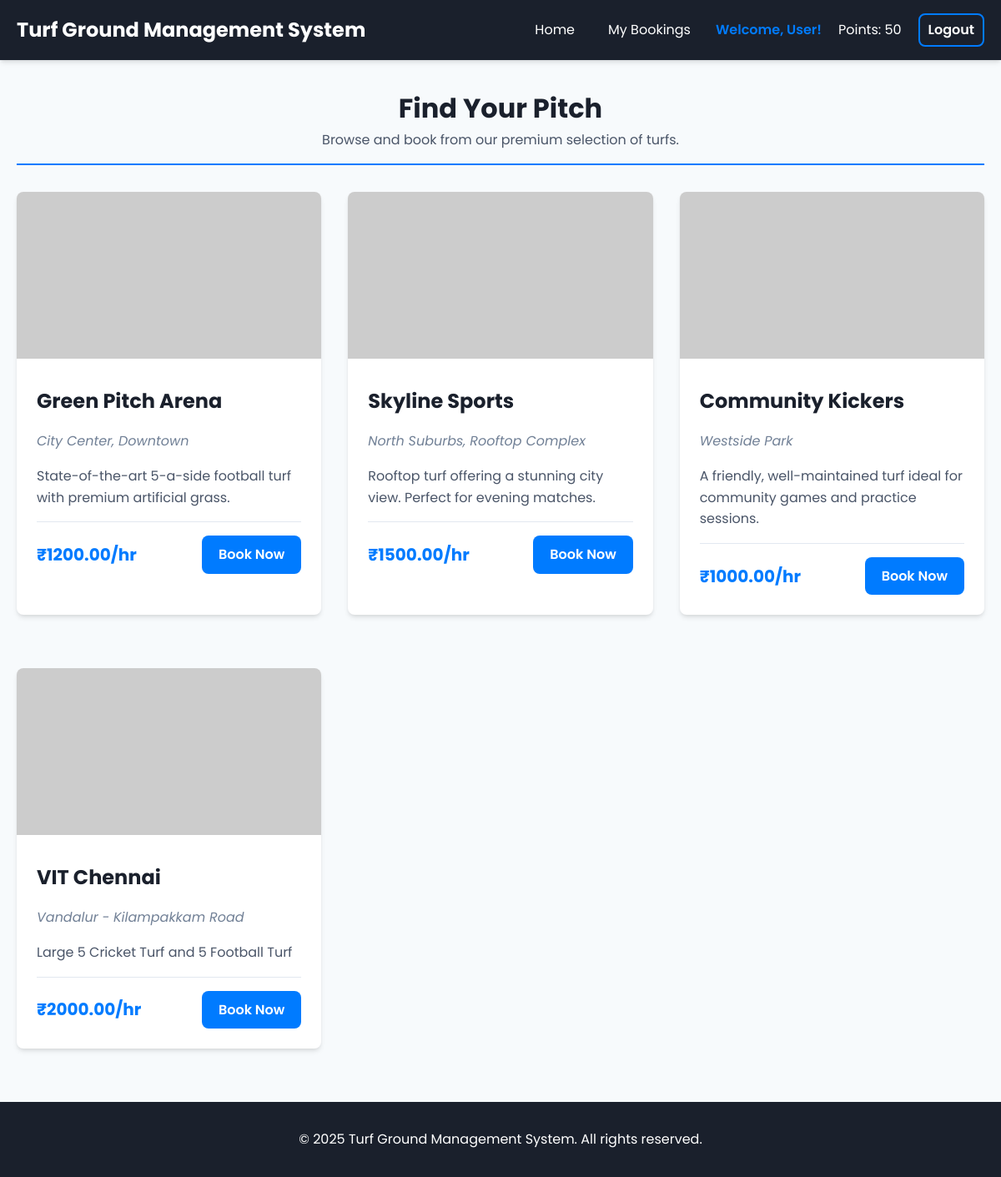
/ (signed in), run on the app's committed database.
### tables this page shows
CREATE TABLE users (
    id INTEGER PRIMARY KEY AUTOINCREMENT,
    username TEXT UNIQUE NOT NULL,
    email TEXT UNIQUE NOT NULL,
    password_hash TEXT NOT NULL,
    is_admin BOOLEAN NOT NULL DEFAULT 0, -- 0 for User, 1 for Admin
    loyalty_points INTEGER NOT NULL DEFAULT 0
);

CREATE TABLE turfs (
    id INTEGER PRIMARY KEY AUTOINCREMENT,
    name TEXT NOT NULL,
    location TEXT NOT NULL,
    description TEXT,
    price_per_hour REAL NOT NULL,
    image_url TEXT DEFAULT 'https://placehold.co/600x400/2d3748/ffffff?text=Turf+Image'
);

### app.py (the view)
@app.route('/')
def index():
    if g.user is None:
        return redirect(url_for('login'))
    db = get_db()
    turfs = db.execute('SELECT * FROM turfs').fetchall()
    return render_template('index.html', turfs=turfs)

### app.py (called while the page is built)
def get_db():
    if 'db' not in g:
        g.db = sqlite3.connect(DATABASE)
        g.db.row_factory = sqlite3.Row  # This allows accessing columns by name
    return g.db

@app.before_request
def before_request():
    g.user = None
    if 'user_id' in session:
        db = get_db()
        user = db.execute('SELECT * FROM users WHERE id = ?', (session['user_id'],)).fetchone()
        g.user = user

### templates/index.html (shortened to what this page needs)
{% extends "layout.html" %}
{% block content %}
<div class="page-header">
    <h1>Find Your Pitch</h1>
    <p>Browse and book from our premium selection of turfs.</p>
</div>
<div class="turf-grid">
    {% for turf in turfs %}
    <div class="card turf-card">
        <img src="{{ turf.image_url }}" alt="Image of {{ turf.name }}" class="card-img-top">
        <div class="card-body">
            <h2 class="card-title">{{ turf.name }}</h2>
            <p class="card-location">{{ turf.location }}</p>
            <p class="card-text">{{ turf.description }}</p>
            <div class="card-footer">
                <span class="price-tag">₹{{ "%.2f"|format(turf.price_per_hour) }}/hr</span>
                <a href="{{ url_for('turf_details', turf_id=turf.id) }}" class="btn btn-primary">Book Now</a>
            </div>
        </div>
    </div>
    {% else %}
    <p>No turfs are available at the moment. Please check back later.</p>
    {% endfor %}
</div>
{% endblock %}

### templates/layout.html (shortened to what this page needs)
<!DOCTYPE html>
<html lang="en">
<head>
    <link rel="stylesheet" href="{{ url_for('static', filename='style.css') }}">
</head>
<body>
    <nav class="navbar">
        <div class="container">
            <a href="{{ url_for('index') }}" class="nav-logo">Turf Ground Management System</a>
            <ul class="nav-menu">
                {% if g.user %}
                    {% if g.user.is_admin %}
                         <li><a href="{{ url_for('admin_dashboard') }}">Admin Panel</a></li>
                    {% else %}
                        <li><a href="{{ url_for('index') }}">Home</a></li>
                        <li><a href="{{ url_for('dashboard') }}">My Bookings</a></li>
                    {% endif %}
                    <li class="nav-user">Welcome, {{ g.user.username }}!</li>
                    {% if not g.user.is_admin %}
                    <li class="nav-points">Points: {{ g.user.loyalty_points }}</li>
                    {% endif %}
                    <li><a href="{{ url_for('logout') }}" class="btn btn-outline">Logout</a></li>
                {% else %}
                    <li><a href="{{ url_for('login') }}"> </a></li>
                {% endif %}
            </ul>
        </div>
    </nav>
    <main class="container">
        {% block content %}{% endblock %}
    </main>
    <footer class="footer">
        <p>&copy; 2025 Turf Ground Management System. All rights reserved.</p>
    </footer>
</body>
</html>

### static/style.css (style rules this page uses)
:root { --primary-color: #007bff; --primary-hover: #0056b3; --dark-color: #1a202c; --light-color: #ffffff; --text-color: #4a5568; --border-color: #e2e8f0; --bg-color: #f7fafc; --success-color: #38a169; --error-color: #e53e3e; --info-color: #3182ce; --font-family: 'Poppins', sans-serif; --border-radius: 8px; --box-shadow: 0 4px 6px -1px rgba(0, 0, 0, 0.1), 0 2px 4px -1px rgba(0, 0, 0, 0.06); }
* { box-sizing: border-box; margin: 0; padding: 0; }
body { font-family: var(--font-family); line-height: 1.6; background-color: var(--bg-color); color: var(--text-color); }
.container { max-width: 1200px; margin: 0 auto; padding: 0 20px; }
.navbar { background-color: var(--dark-color); color: var(--light-color); padding: 1rem 0; box-shadow: var(--box-shadow); position: sticky; top: 0; z-index: 1000; }
.navbar .container { display: flex; justify-content: space-between; align-items: center; }
.nav-logo { font-size: 1.5rem; font-weight: 700; color: var(--light-color); text-decoration: none; }
.nav-menu { list-style: none; display: flex; align-items: center; }
.nav-menu li { margin-left: 20px; }
.nav-menu a { color: var(--light-color); text-decoration: none; padding: 5px 10px; border-radius: var(--border-radius); transition: background-color 0.3s; }
.nav-user { font-weight: 600; color: var(--primary-color); }
.btn { display: inline-block; padding: 10px 20px; border-radius: var(--border-radius); text-decoration: none; font-weight: 600; cursor: pointer; border: none; transition: all 0.3s ease; text-align: center; }
.btn-primary { background-color: var(--primary-color); color: var(--light-color); }
.btn-outline { background-color: transparent; color: var(--light-color); border: 2px solid var(--primary-color); }
.card { background-color: var(--light-color); border-radius: var(--border-radius); box-shadow: var(--box-shadow); overflow: hidden; margin-bottom: 2rem; }
.card-body { padding: 1.5rem; }
.card-title { margin-bottom: 1rem; color: var(--dark-color); font-size: 1.5rem; }
.card-text { margin-bottom: 1rem; }
.card-location { font-style: italic; color: #718096; margin-bottom: 1rem; }
.card-img-top { width: 100%; height: 200px; object-fit: cover; }
.card-footer { display: flex; justify-content: space-between; align-items: center; border-top: 1px solid var(--border-color); padding-top: 1rem; margin-top: 1rem; }
.price-tag { font-size: 1.25rem; font-weight: 700; color: var(--primary-color); }
.page-header { text-align: center; margin: 2rem 0; padding-bottom: 1rem; border-bottom: 2px solid var(--primary-color); }
.page-header h1 { color: var(--dark-color); }
.turf-grid { display: grid; grid-template-columns: repeat(auto-fit, minmax(300px, 1fr)); gap: 2rem; }
.footer { text-align: center; padding: 2rem 0; margin-top: 2rem; background-color: var(--dark-color); color: var(--light-color); }

### data on the page
users: user.username "User", user.loyalty_points "50"
turfs: name "Green Pitch Arena", location "City Center, Downtown", description "State-of-the-art 5-a-side football turf with premium artificial grass.", price_per_hour "1200.00"
turfs: name "Skyline Sports", location "North Suburbs, Rooftop Complex", description "Rooftop turf offering a stunning city view. Perfect for evening matches.", price_per_hour "1500.00"
turfs: name "Community Kickers", location "Westside Park", description "A friendly, well-maintained turf ideal for community games and practice sessions.", price_per_hour "1000.00"
turfs: name "VIT Chennai", location "Vandalur - Kilampakkam Road", description "Large 5 Cricket Turf and 5 Football Turf", price_per_hour "2000.00"
